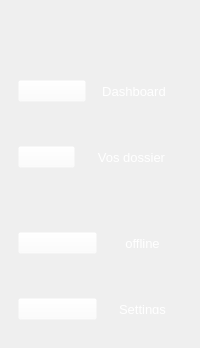
           <widget class="QWidget" name="navbar" native="true">
            <property name="maximumSize">
             <size>
              <width>200</width>
              <height>16777215</height>
             </size>
            </property>
            <layout class="QVBoxLayout" name="verticalLayout_6">
             <property name="spacing">
              <number>0</number>
             </property>
             <property name="leftMargin">
              <number>0</number>
             </property>
             <property name="topMargin">
              <number>0</number>
             </property>
             <property name="rightMargin">
              <number>0</number>
             </property>
             <property name="bottomMargin">
              <number>0</number>
             </property>
             <item>
              <widget class="QWidget" name="topContent" native="true">
               <property name="maximumSize">
                <size>
                 <width>16777215</width>
                 <height>300</height>
                </size>
               </property>
               <layout class="QVBoxLayout" name="verticalLayout_4">
                <item>
                 <widget class="QWidget" name="widget_5" native="true">
                  <property name="maximumSize">
                   <size>
                    <width>16777215</width>
                    <height>200</height>
                   </size>
                  </property>
                  <layout class="QVBoxLayout" name="verticalLayout_7">
                   <item>
                    <widget class="QLabel" name="label">
                     <property name="font">
                      <font>
                       <pointsize>14</pointsize>
                      </font>
                     </property>
                     <property name="styleSheet">
                      <string notr="true">color:white</string>
                     </property>
                     <property name="text">
                      <string/>
                     </property>
                     <property name="pixmap">
                      <pixmap>../icon.png</pixmap>
                     </property>
                     <property name="scaledContents">
                      <bool>true</bool>
                     </property>
                    </widget>
                   </item>
                  </layout>
                 </widget>
                </item>
                <item>
                 <widget class="QWidget" name="widget_6" native="true">
                  <property name="minimumSize">
                   <size>
                    <width>0</width>
                    <height>140</height>
                   </size>
                  </property>
                  <layout class="QVBoxLayout" name="verticalLayout_8">
                   <property name="spacing">
                    <number>0</number>
                   </property>
                   <property name="leftMargin">
                    <number>0</number>
                   </property>
                   <property name="topMargin">
                    <number>0</number>
                   </property>
                   <property name="rightMargin">
                    <number>0</number>
                   </property>
                   <property name="bottomMargin">
                    <number>0</number>
                   </property>
                   <item>
                    <widget class="QWidget" name="btnGroup" native="true">
                     <property name="maximumSize">
                      <size>
                       <width>16777215</width>
                       <height>60</height>
                      </size>
                     </property>
                     <property name="cursor">
                      <cursorShape>PointingHandCursor</cursorShape>
                     </property>
                     <property name="styleSheet">
                      <string notr="true">#btnGroup{
	background-color: rgba(255, 255, 255, 0.02);
	border-radius: 5px;
}

#btnGroup::hover{
	background-color: rgba(255, 255, 255, 0.05);
	border-radius: 5px;
}


</string>
                     </property>
                     <layout class="QHBoxLayout" name="horizontalLayout_4">
                      <property name="spacing">
                       <number>0</number>
                      </property>
                      <item>
                       <widget class="QPushButton" name="pushButton">
                        <property name="styleSheet">
                         <string notr="true">background-color: rgba(255, 255, 255, 0);</string>
                        </property>
                        <property name="text">
                         <string/>
                        </property>
                        <property name="icon">
                         <iconset>
                          <normaloff>static/icons/cpu.svg</normaloff>static/icons/cpu.svg</iconset>
                        </property>
                        <property name="iconSize">
                         <size>
                          <width>25</width>
                          <height>25</height>
                         </size>
                        </property>
                       </widget>
                      </item>
                      <item>
                       <widget class="QPushButton" name="compte">
                        <property name="font">
                         <font>
                          <pointsize>10</pointsize>
                         </font>
                        </property>
                        <property name="styleSheet">
                         <string notr="true">background-color: rgba(255, 255, 255, 0);
color:white;
padding: 15px;</string>
                        </property>
                        <property name="text">
                         <string>Dashboard</string>
                        </property>
                        <property name="iconSize">
                         <size>
                          <width>20</width>
                          <height>60</height>
                         </size>
                        </property>
                        <property name="checkable">
                         <bool>false</bool>
                        </property>
                        <property name="flat">
                         <bool>true</bool>
                        </property>
                       </widget>
                      </item>
                     </layout>
                    </widget>
                   </item>
                   <item>
                    <widget class="QWidget" name="btnGroup_3" native="true">
                     <property name="maximumSize">
                      <size>
                       <width>16777215</width>
                       <height>60</height>
                      </size>
                     </property>
                     <property name="cursor">
                      <cursorShape>PointingHandCursor</cursorShape>
                     </property>
                     <property name="styleSheet">
                      <string notr="true">#btnGroup_3{
	background-color: rgba(255, 255, 255, 0.02);
	border-radius: 5px;
}

#btnGroup_3::hover{
	background-color: rgba(255, 255, 255, 0.05);
	border-radius: 5px;
}


</string>
                     </property>
                     <layout class="QHBoxLayout" name="horizontalLayout_7">
                      <item>
                       <widget class="QPushButton" name="pushButton_10">
                        <property name="styleSheet">
                         <string notr="true">background-color: rgba(255, 255, 255, 0);</string>
                        </property>
                        <property name="text">
                         <string/>
                        </property>
                        <property name="icon">
                         <iconset>
                          <normaloff>static/icons/tag.svg</normaloff>static/icons/tag.svg</iconset>
                        </property>
                        <property name="iconSize">
                         <size>
                          <width>25</width>
                          <height>25</height>
                         </size>
                        </property>
                       </widget>
                      </item>
                      <item>
                       <widget class="QPushButton" name="dossier">
                        <property name="font">
                         <font>
                          <pointsize>10</pointsize>
                         </font>
                        </property>
                        <property name="styleSheet">
                         <string notr="true">background-color: rgba(255, 255, 255, 0);
color:white;
padding: 15px;</string>
                        </property>
                        <property name="text">
                         <string>Vos dossier</string>
                        </property>
                        <property name="iconSize">
                         <size>
                          <width>20</width>
                          <height>20</height>
                         </size>
                        </property>
                        <property name="checkable">
                         <bool>false</bool>
                        </property>
                        <property name="flat">
                         <bool>true</bool>
                        </property>
                       </widget>
                      </item>
                     </layout>
                    </widget>
                   </item>
                  </layout>
                 </widget>
                </item>
               </layout>
              </widget>
             </item>
             <item alignment="Qt::AlignBottom">
              <widget class="QWidget" name="options" native="true">
               <layout class="QVBoxLayout" name="verticalLayout_5">
                <item>
                 <widget class="QWidget" name="btnGroup_5" native="true">
                  <property name="maximumSize">
                   <size>
                    <width>16777215</width>
                    <height>60</height>
                   </size>
                  </property>
                  <property name="cursor">
                   <cursorShape>PointingHandCursor</cursorShape>
                  </property>
                  <property name="styleSheet">
                   <string notr="true">#btnGroup_5{
	background-color: rgba(255, 255, 255, 0.02);
	border-radius: 5px;
}

#btnGroup_5::hover{
	background-color: rgba(255, 255, 255, 0.05);
	border-radius: 5px;
}


</string>
                  </property>
                  <layout class="QHBoxLayout" name="horizontalLayout_9">
                   <item>
                    <widget class="QPushButton" name="pushButton_14">
                     <property name="styleSheet">
                      <string notr="true">background-color: rgba(255, 255, 255, 0);</string>
                     </property>
                     <property name="text">
                      <string/>
                     </property>
                     <property name="icon">
                      <iconset>
                       <normaloff>static/icons/download-cloud.svg</normaloff>static/icons/download-cloud.svg</iconset>
                     </property>
                     <property name="iconSize">
                      <size>
                       <width>25</width>
                       <height>25</height>
                      </size>
                     </property>
                    </widget>
                   </item>
                   <item>
                    <widget class="QPushButton" name="offline">
                     <property name="font">
                      <font>
                       <pointsize>10</pointsize>
                      </font>
                     </property>
                     <property name="styleSheet">
                      <string notr="true">background-color: rgba(255, 255, 255, 0);
color:white;
padding: 15px;</string>
                     </property>
                     <property name="text">
                      <string>offline</string>
                     </property>
                     <property name="iconSize">
                      <size>
                       <width>20</width>
                       <height>20</height>
                      </size>
                     </property>
                     <property name="checkable">
                      <bool>false</bool>
                     </property>
                     <property name="flat">
                      <bool>true</bool>
                     </property>
                    </widget>
                   </item>
                  </layout>
                 </widget>
                </item>
                <item>
                 <widget class="QWidget" name="btnGroup_4" native="true">
                  <property name="maximumSize">
                   <size>
                    <width>16777215</width>
                    <height>60</height>
                   </size>
                  </property>
                  <property name="cursor">
                   <cursorShape>PointingHandCursor</cursorShape>
                  </property>
                  <property name="styleSheet">
                   <string notr="true">#btnGroup_4{
	background-color: rgba(255, 255, 255, 0.02);
	border-radius: 5px;
}

#btnGroup_4::hover{
	background-color: rgba(255, 255, 255, 0.05);
	border-radius: 5px;
}


</string>
                  </property>
                  <layout class="QHBoxLayout" name="horizontalLayout_8">
                   <item>
                    <widget class="QPushButton" name="pushButton_12">
                     <property name="styleSheet">
                      <string notr="true">background-color: rgba(255, 255, 255, 0);</string>
                     </property>
                     <property name="text">
                      <string/>
                     </property>
                     <property name="icon">
                      <iconset>
                       <normaloff>static/icons/settings.svg</normaloff>static/icons/settings.svg</iconset>
                     </property>
                     <property name="iconSize">
                      <size>
                       <width>25</width>
                       <height>25</height>
                      </size>
                     </property>
                    </widget>
                   </item>
                   <item>
                    <widget class="QPushButton" name="settings">
                     <property name="font">
                      <font>
                       <pointsize>10</pointsize>
                      </font>
                     </property>
                     <property name="styleSheet">
                      <string notr="true">background-color: rgba(255, 255, 255, 0);
color:white;
padding: 15px;</string>
                     </property>
                     <property name="text">
                      <string>Settings</string>
                     </property>
                     <property name="iconSize">
                      <size>
                       <width>20</width>
                       <height>20</height>
                      </size>
                     </property>
                     <property name="checkable">
                      <bool>false</bool>
                     </property>
                     <property name="flat">
                      <bool>true</bool>
                     </property>
                    </widget>
                   </item>
                  </layout>
                 </widget>
                </item>
               </layout>
              </widget>
             </item>
            </layout>
           </widget>
